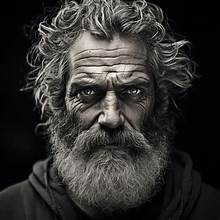
#> input picture phase5/man.jpg, 220 x 220 px
$ python threshold_func.py
#> lines starting #> are read from the running program, lines starting #| are printed output that depends on the picture; after the words box and inside, x2 and y2 are one past the last pixel; in counts of white or black regions, pixels touching at a corner belong together
import cv2

image=cv2.imread("man.jpg",cv2.IMREAD_GRAYSCALE)
#> image: shape (220, 220); min 0, max 255, mean 49

ret,thres_img=cv2.threshold(image,70,255,cv2.THRESH_BINARY)
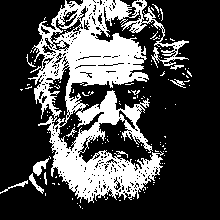
#> thres_img: shape (220, 220); 28.3% white; 150 white regions (139 under 20 px), largest, box (x1, y1, x2, y2) and area: (28, 0, 189, 203) 12833, (33, 158, 49, 176) 134, (29, 173, 44, 194) 86

cv2.imshow("original image",image)
cv2.imshow("Threshold image",thres_img)

cv2.waitKey(0)
cv2.destroyAllWindows()

$ run again, with phase5/flower.jpg copied over phase5/man.jpg
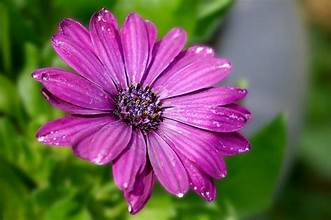
#> input picture phase5/flower.jpg, 331 x 220 px
#> `image=cv2.imread("man.jpg",cv2.IMREAD_GRAYSCALE)`:
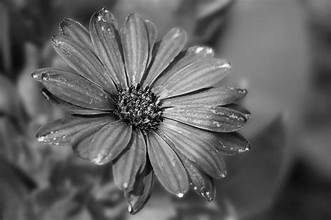
#> image: shape (220, 331); min 0, max 255, mean 97.3
#> `ret,thres_img=cv2.threshold(image,70,255,cv2.THRESH_BINARY)`:
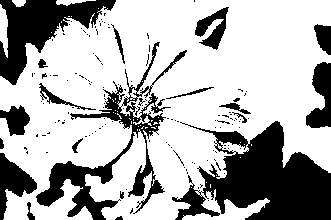
#> thres_img: shape (220, 331); 69.4% white; 144 black regions (124 under 20 px), largest, box (x1, y1, x2, y2) and area: (172, 121, 331, 220) 8621, (36, 42, 187, 220) 4686, (0, 0, 116, 85) 3975
